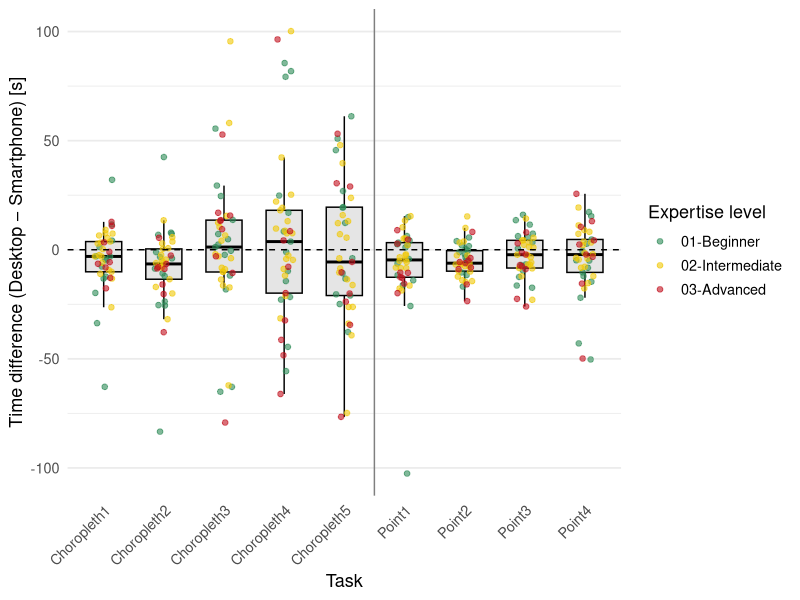

Write the R code that produced this figure.
# ===============================================
# RQ2: Time differences (Desktop − Smartphone)
# ===============================================
# - Tests: Per-task Wilcoxon tests

library(dplyr)
library(tidyr)
library(stringr)
library(ggplot2)

Time <- read.csv2("Data/Time.csv", header = T, dec = ",")

# Setings

id_cols   <- c("Participant", "Category", "Device")
task_cols <- setdiff(names(Time), id_cols)

task_order <- c(
  "Choropleth1","Choropleth2","Choropleth3","Choropleth4","Choropleth5",
  "Point1","Point2","Point3","Point4"
)

group_colors <- c(
  "01-Beginner"     = "#2E8B57",
  "02-Intermediate" = "#F0C808",
  "03-Advanced"     = "#C1121F"
)

# Paired differences

Time_diff <- Time %>%
  mutate(Device = str_to_title(Device)) %>%
  pivot_longer(
    cols = all_of(task_cols),
    names_to = "task",
    values_to = "time"
  ) %>%
  pivot_wider(names_from = Device, values_from = time) %>%
  filter(!is.na(Desktop) & !is.na(Smartphone)) %>%
  mutate(
    time_diff = Desktop - Smartphone,
    task = factor(task, levels = task_order)
  )

# Boxplots

p <- ggplot(Time_diff, aes(x = task, y = time_diff)) +
  geom_boxplot(
    width = 0.6,
    fill = "grey90",
    color = "black",
    outlier.shape = NA
  ) +
  geom_jitter(
    aes(color = Category),
    width = 0.15,
    alpha = 0.6,
    size = 1.6
  ) +
  geom_hline(yintercept = 0, linetype = "dashed", color = "black") +
  geom_vline(xintercept = 5.5, color = "grey50") +  # Choropleth | Point separator
  scale_color_manual(values = group_colors, name = "Expertise level") +
  labs(
    x = "Task",
    y = "Time difference (Desktop − Smartphone) [s]"
  ) +
  theme_minimal(base_size = 13) +
  theme(
    axis.text.x = element_text(angle = 45, hjust = 1),
    panel.grid.major.x = element_blank(),
    legend.position = "right"
  )

print(p)

# Per-task paired Wilcoxon + Holm + effect size r
wilcox_r <- function(p_value, n_pairs){
  p_value <- max(min(p_value, 1 - 1e-16), 1e-16)
  z <- qnorm(p_value / 2, lower.tail = FALSE)  # standardized z
  z / sqrt(n_pairs)
}

# Rank-biserial correlation
wilcox_rbc <- function(x, y){
  d <- x - y
  d <- d[d != 0]
  ranks <- rank(abs(d))
  W_plus  <- sum(ranks[d > 0])
  W_minus <- sum(ranks[d < 0])
  (W_plus - W_minus) / (W_plus + W_minus)
}

results <- Time_diff %>%
  group_by(task) %>%
  summarise(
    n_pairs = sum(!is.na(time_diff)),
    median_diff = median(time_diff, na.rm = TRUE),
    q1 = quantile(time_diff, 0.25, na.rm = TRUE),
    q3 = quantile(time_diff, 0.75, na.rm = TRUE),
    iqr_diff = IQR(time_diff, na.rm = TRUE),
    test = list(wilcox.test(time_diff, mu = 0, exact = FALSE)),
    rbc = wilcox_rbc(Desktop, Smartphone),
    .groups = "drop"
  ) %>%
  mutate(
    V = sapply(test, \(x) unname(x$statistic)),
    p_value = sapply(test, \(x) x$p.value),
    p_holm = p.adjust(p_value, method = "holm"),
    r = mapply(wilcox_r, p_value, n_pairs)
  ) %>%
  select(task, n_pairs, median_diff, q1, q3, iqr_diff, V, p_value, p_holm, r, rbc) %>%
  arrange(task)

results
